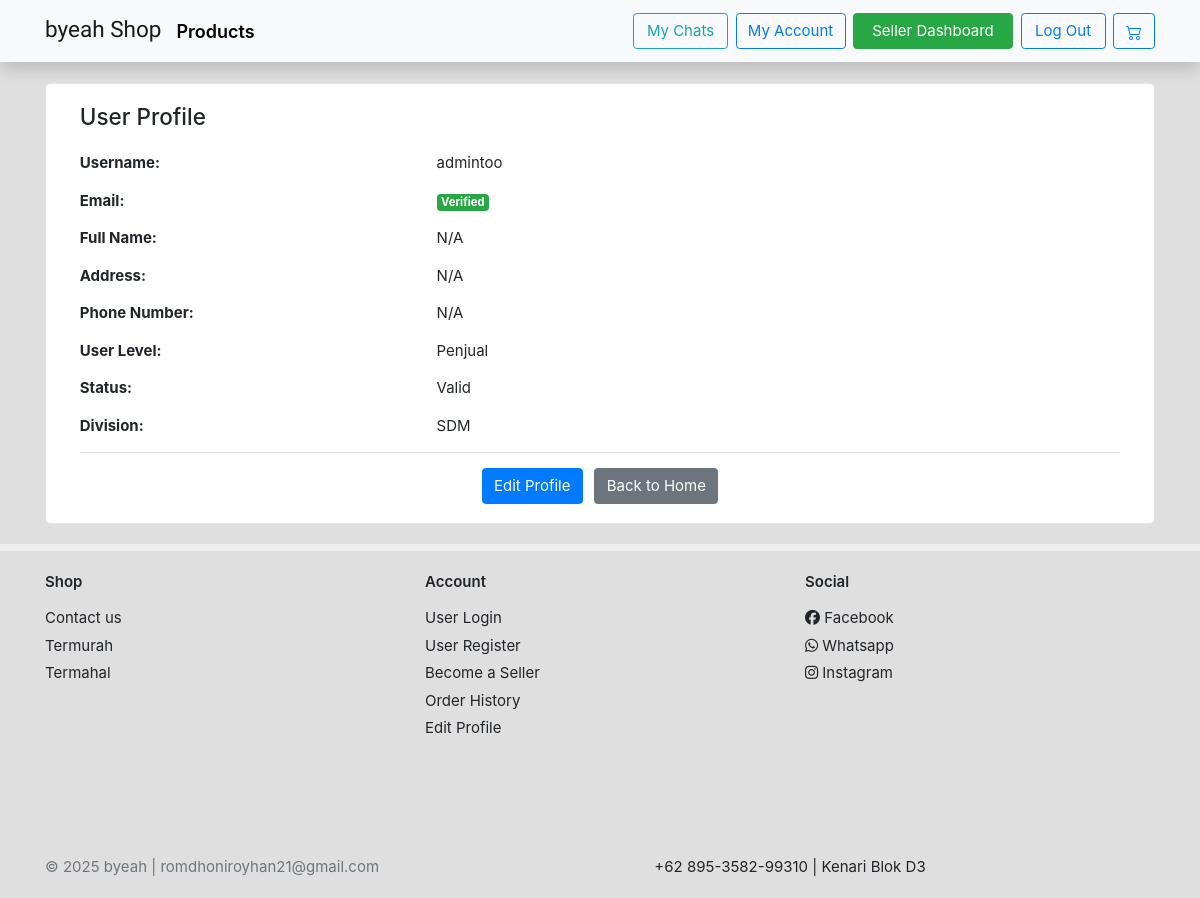
Page /customer/profile/ (signed in) on the committed database.
### customers/models.py (models this page shows, shortened)
class Profile(models.Model):
    user = models.OneToOneField(User, on_delete=models.CASCADE, related_name='profile')
    full_name = models.CharField(max_length=255, blank=True)
    alamat = models.TextField(blank=True, help_text="Full address")
    phone_num = models.CharField(max_length=20, blank=True)
    user_level = models.ForeignKey(UserLevel, on_delete=models.PROTECT, null=True, blank=True)
    valid_status = models.ForeignKey(ValidStatus, on_delete=models.PROTECT, null=True, blank=True)
    division = models.ForeignKey(Division, on_delete=models.SET_NULL, null=True, blank=True)
    email_verified = models.BooleanField(default=False)
    verification_code = models.CharField(max_length=6, blank=True, null=True)
    code_created_at = models.DateTimeField(blank=True, null=True)

class UserLevel(models.Model):
    name = models.CharField(max_length=50, unique=True, help_text="e.g., Admin, Penjual, Pembeli")
    class Meta:
        verbose_name = "User Level"
        verbose_name_plural = "User Levels"

class ValidStatus(models.Model):
    name = models.CharField(max_length=50, unique=True, help_text="e.g., Valid, Invalid, Keluar")
    class Meta:
        verbose_name = "Valid Status"
        verbose_name_plural = "Valid Statuses"

class Division(models.Model):
    name = models.CharField(max_length=100, unique=True, help_text="e.g., Keuangan, Kas, Penjualan")
    class Meta:
        verbose_name = "Division"
        verbose_name_plural = "Divisions"

### customers/views.py (the view)
# urls.py: path('profile/', view_profile, name='view_profile'),
@login_required
def view_profile(request):
    try:
        profile = request.user.profile
    except Profile.DoesNotExist:
        messages.error(request, "Profil tidak ditemukan. Silahkan hubungi admin.")
        return redirect('homey:index') # Or some other appropriate page
    context = {
        'profile': profile,
        'user_object': request.user # Pass the whole user object if you need username, email etc. directly
    }
    return render(request, 'registration/view_profile.html', context)

### templates/registration/view_profile.html (shortened to what this page needs)
{% extends 'base.html' %}
{% load static %}
{% block content %}
<section class="under-nav">
    <div class="container d-flex justify-content-center">
        <div class="card col-sm-10 col-md-12">
            <article class="card-body">
                <header class="mb-4">
                    <h4 class="card-title">User Profile</h4>
                </header>
                <div class="row mb-3">
                    <div class="col-md-4"><strong>Username:</strong></div>
                    <div class="col-md-8">{{ user_object.username }}</div>
                </div>
                <div class="row mb-3">
                    <div class="col-md-4"><strong>Email:</strong></div>
                    <div class="col-md-8">{{ user_object.email }} {% if profile.email_verified %}<span class="badge bg-success text-white">Verified</span>{% else %}<span class="badge bg-warning text-dark">Unverified</span>{% endif %}</div>
                </div>
                <div class="row mb-3">
                    <div class="col-md-4"><strong>Full Name:</strong></div>
                    <div class="col-md-8">{{ profile.full_name|default:"N/A" }}</div>
                </div>
                <div class="row mb-3">
                    <div class="col-md-4"><strong>Address:</strong></div>
                    <div class="col-md-8">{{ profile.alamat|default:"N/A" }}</div>
                </div>
                <div class="row mb-3">
                    <div class="col-md-4"><strong>Phone Number:</strong></div>
                    <div class="col-md-8">{{ profile.phone_num|default:"N/A" }}</div>
                </div>
                {% if profile.user_level %}
                <div class="row mb-3">
                    <div class="col-md-4"><strong>User Level:</strong></div>
                    <div class="col-md-8">{{ profile.user_level.name }}</div>
                </div>
                {% endif %}
                {% if profile.valid_status %}
                <div class="row mb-3">
                    <div class="col-md-4"><strong>Status:</strong></div>
                    <div class="col-md-8">{{ profile.valid_status.name }}</div>
                </div>
                {% endif %}
                {% if profile.division %}
                <div class="row mb-3">
                    <div class="col-md-4"><strong>Division:</strong></div>
                    <div class="col-md-8">{{ profile.division.name }}</div>
                </div>
                {% endif %}
                <hr>
                <div class="text-center">
                    <a href="{% url 'customers:edit_profile' %}" class="btn btn-primary mr-2">Edit Profile</a>
                    <a href="{% url 'homey:index' %}" class="btn btn-secondary">Back to Home</a>
                </div>
            </article>
        </div>
    </div>
</section>
{% endblock content %}

### static/ui.css (style rules this page uses)
html { font-family: "Inter", sans-serif; font-size: 15px; }
article:after, .form-group:after { display: block; clear: both; content: ""; }

### static/style.css (style rules this page uses)
body { background-color: rgba(168, 166, 166,.35); }
.under-nav { margin-top: 83px!important; }
.card { position: relative; display: flex; flex-direction: column; min-width: 0; word-wrap: break-word; background-color: #fff; background-clip: border-box; border: 1px solid rgba(0, 0, 0, 0.1); border-radius: 0.37rem; }
.card-body { background-size: cover; position: relative; z-index: 10; }
*, *::before, *::after { box-sizing: border-box; }

### rows in the picture
Profile: full_name "N/A", alamat "N/A", phone_num "N/A", user_level.name "Penjual", valid_status.name "Valid", division.name "SDM"

### other values in the picture
{{ user_object.username }} "admintoo"
